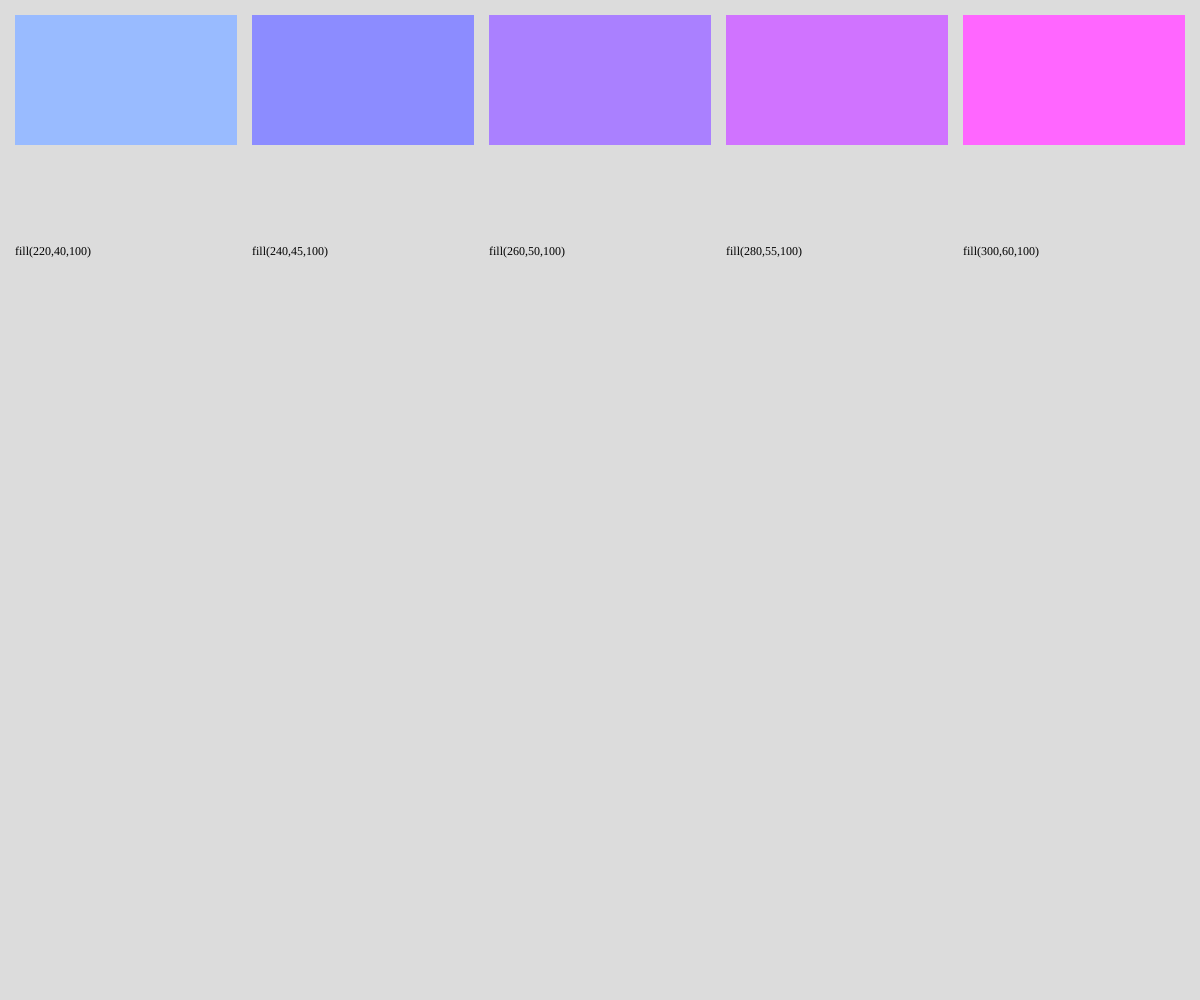
Frame 1 (no input)
Frame 2 (the mouse pressed at the canvas centre, redrawn once): identical to frame 1, image omitted

The p5.js sketch that drew this single still picture (run headless with seeded random() and noise() and a simulated clock; the mouse was pressed at the canvas centre and the sketch redrawn once):

// p5.js sketch
// ── sketch.js
function setup(){
  createCanvas(windowWidth, windowHeight);
  textFont("'Menlo', monospace");
  textAlign(LEFT, CENTER);
}

function draw(){
  colorMode(RGB);
  background(220);
  noStroke();

  let h = 130;
  let mt = 15;
  let ml = mt; // (width % w) / (floor(width / w) + 1);
  let numSwatches = 5;
  let w = floor((width - mt * (numSwatches + 1)) / numSwatches);
  // let x = mt;
  // let y = mt;
  for (let [x,y] = [ml, mt]; x + w + ml <= width; x+= w + ml){
    noStroke();
    let hu = floor(map(x, ml, width - ml - w, 220, 300));
    let sa = floor(map(x, ml, width - ml - w, 40, 60));;
    let br = 100; // floor(map(x, ml, width - ml - w, 100, 50));
    // let a = floor(map(x, ml, width - ml - w, 0, 255));
    colorMode(HSB);
    fill(hu, sa, br);
    //if (a == 0){
    //   stroke(hu, sa, br);
    //}
    rect(x, y, w, h);
    fill(0);
    noStroke();
    text(`fill(${hu},${sa},${br})`, x, y + w, w, 30);
  }

  // console.log("swatch width: " + w);

  noLoop();
}
